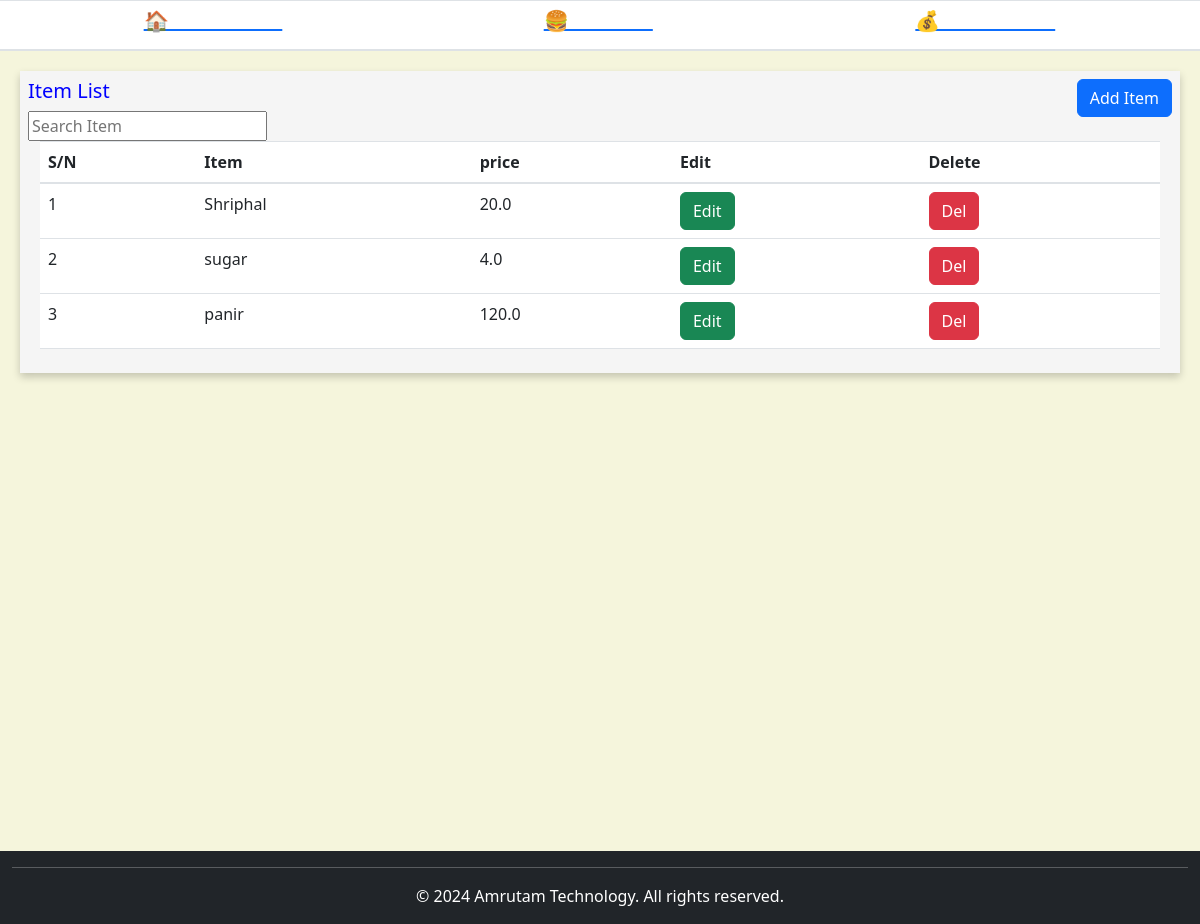
/myhotel/item/ (signed in), run on the app's committed database.
### myhotel/models.py (models this page shows)
class items(models.Model):
    hotel_id=models.BigIntegerField(default=0)
    Item_Name=models.CharField(max_length=100)
    unit_Price=models.FloatField()

### myhotel/views.py (the view, shortened to what this page needs)
# urls.py: path('item/', views.item_details),
def item_details(request):
        if 'user_id' in request.session:
            user_id = request.session.get('user_id')
            item = items.objects.filter(hotel_id=user_id)
            user_id = request.session.get('user_id')
            return render(request,"items.html",{
                 'item': item})
        else:
            return redirect('/')  # Replace '/login/' with the actual URL for your login page

### myhotel/templates/items.html (shortened to what this page needs)
{% extends 'base.html' %}
{% block content %}
<link href="https://cdn.jsdelivr.net/npm/bootstrap@5.3.0-alpha1/dist/css/bootstrap.min.css" rel="stylesheet"
>
<div style="background-color:beige; height: 100vh;" class="p-3">
    <div class="container-fluid ">
        <div class="row p-1">
            <div class="col-12 gaurav p-2">
                <h5 style="color: blue;">Item List <button class="btn btn-primary float-right" data-toggle="modal"
                        data-target="#myModal">Add Item</button></h5>
                <input type="text" id="myInput" oninput="searchAndSort()" placeholder="Search Item"
                    title="Type in a name">
                <div class="container-fluid" >
                    <table class="table table-hover p-2" id="myTable">
                        <thead>
                            <tr style="color: black;">
                                <th scope="col">S/N</th>
                                <th scope="col">Item</th>
                                <th scope="col">price</th>
                                <th scope="col">Edit</th>
                                <th scope="col">Delete</th>
                            </tr>
                        </thead>
                        <tbody>
                            {% for row in item %}
                            <tr>
                                <td> {{ forloop.counter }} </td>
                                <td>{{row.Item_Name}}</td>
                                <td>{{row.unit_Price}}</td>
                                <td>
                                    <a href="" class="btn btn-success text-white"
                                        data-toggle="modal" data-target="#modaledit{{row.id}}">Edit</a>
                                </td>
                                <td>
                                    <a href="/myhotel/item-delete/{{ row.id }}"
                                        onclick="return confirm('Are Sure Want To Deleted ?')"
                                        class="btn btn-danger">Del</a>
                                </td>
                            </tr>
                </div>
                {% endfor %}
            </div>
        </div>
        <div class="col-sm-2"></div>
    </div>
{% endblock %}

### myhotel/templates/items.html (style rules this page uses)
.gaurav { box-shadow: 0 4px 8px rgba(0, 0, 0, 0.2); background-color: whitesmoke; margin-bottom: 10px; }

### data on the page
items: Item_Name "Shriphal", unit_Price "20.0"
items: Item_Name "sugar", unit_Price "4.0"
items: Item_Name "panir", unit_Price "120.0"
